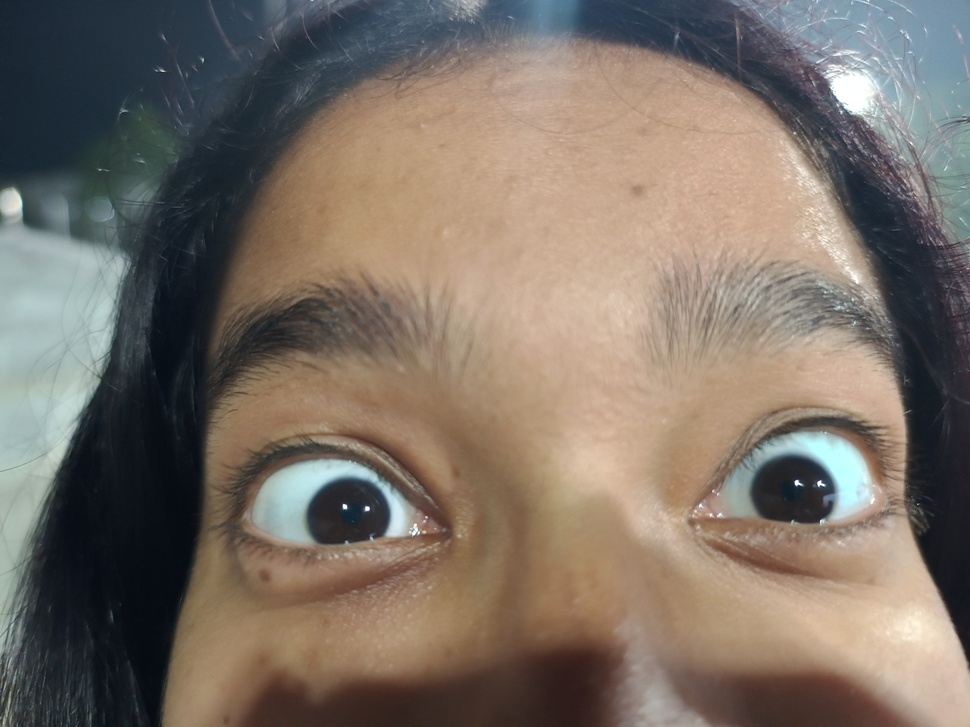
#> input picture IMG_20260119_183031146_HDR.jpg, 970 x 727 px, shrunk from 4096 x 3072 before the run
$ python -i steganalysis.py   (imports and definitions only)
#> lines starting #> are read from the running program, lines starting #| are printed output that depends on the picture
import cv2
import numpy as np
from math import log2

def safe_mean(array):
	""" Computes mean safely.
	Returns None if array is empty or invalid. """
	if array is None or array.size == 0:
		return None
	if np.isnan(array).any():
		return None
	return np.mean(array)

def shannon_entropy(data):
	""" Computes Shannon entropy of a grayscale image array.
	Higher entropy may indicate hidden data or heavy processing. """

	histogram, _ = np.histogram(data, bins=256, range=(0, 256))

	total = np.sum(histogram)
	if total == 0:
		return None
	histogram = histogram / total

	entropy = 0
	for p in histogram:
		if p > 0:
			entropy -= p * log2(p)

	return entropy

def analyze_steganography(image_path):
	""" Performs statistical steganalysis to detect indicators of possible hidden data within an image. """
#> called with image_path = '../../IMG_20260119_183031146_HDR.jpg'
	observations = []
	score = 0

	# Load image in grayscale
	image = cv2.imread(image_path, cv2.IMREAD_GRAYSCALE)
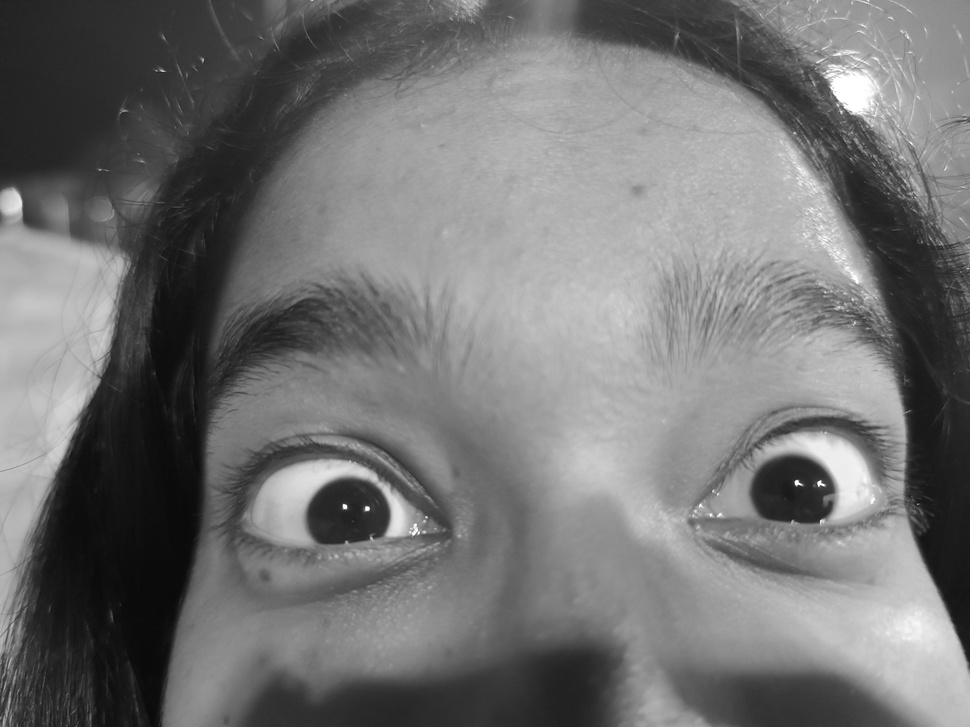
#> image: shape (727, 970); min 9, max 255, mean 114.9

	if image is None:
		return {
			"score": 0,
			"observations": ["Unable to load image for steganalysis."]
			}

	#--------------------------------
	# 1. LSB Plane Analysis
	#--------------------------------
	# Extract least significant bit plane
	lsb_plane = image & 1
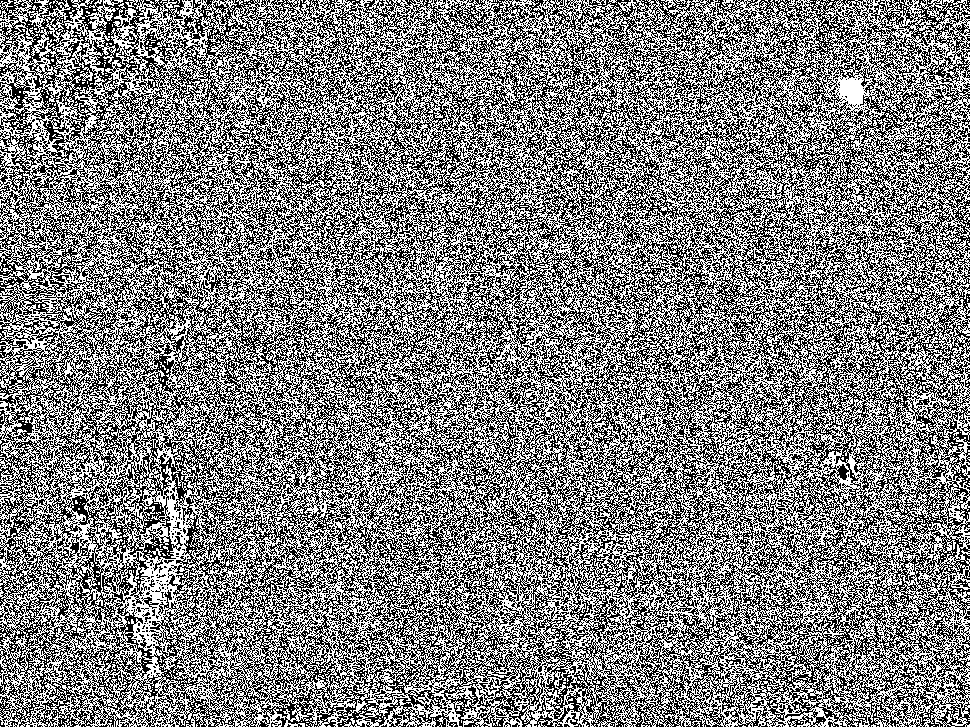
#> lsb_plane: shape (727, 970); values 0 (black) and 1 (white), 50.2% white; black in thin lines or dots
	lsb_variance = np.var(lsb_plane) if lsb_plane.size > 0 else None
#> lsb_variance = 0.25

	# High variance may indicate artificial randomness
	if lsb_variance is not None and lsb_variance > 0.25:
		observations.append("Irregular LSB patterns detected (possible hidden data).")
		score += 2
	#----------------------
	# 2. Entropy Analysis
	#----------------------
	entropy = shannon_entropy(image)
#> in shannon_entropy, `histogram, _ = np.histogram(data, bins=256, range=(0, 256))`: histogram = 256 values, max 7400 at index 177, min 0 at index 0, mean 2754.6
#> in shannon_entropy, `total = np.sum(histogram)`: total = 705190
#> in shannon_entropy, `histogram = histogram / total`: histogram = 256 values, max 0.0105 at index 177, min 0 at index 0, mean 0.00391
#> the loop in shannon_entropy, `for p in histogram:` made 256 passes
#> (p, entropy) on passes 10 to 21: (2.13e-05, 0.00033), (0.0013, 0.0128), (0.00539, 0.0534), (0.00463, 0.0893), (0.00433, 0.123), (0.00538, 0.164), (0.00511, 0.203), (0.00475, 0.239), (0.00434, 0.273), (0.0037, 0.303), (0.00337, 0.331), (0.00336, 0.359)
#> entropy on passes 61 to 66: 1.92, 1.96, 2, 2.04, 2.07, 2.1
#> after the loop in shannon_entropy, `for p in histogram:`: entropy = 7.58
#> entropy = 7.58

	# Natural images typically have entropy below extreme randomness
	if entropy is not None and entropy > 7.5:
		observations.append("High entropy detected (possible steganographic modification).")
		score += 1

	#-------------------------------
	# 3. Histogram Smoothness Check
	#-------------------------------
	histogram = cv2.calcHist([image], [0], None, [256], [0, 256])
#> histogram = 256 values, max 7400 at index 177, min 0 at index 0, mean 2754.6
	if histogram is not None and histogram.size > 1:
		diff = np.diff(histogram.flatten())
#> diff = 255 values, max 2883 at index 10, min -659 at index 182, mean 2.86
		histogram_diff = safe_mean(np.abs(diff))
#> histogram_diff = 148.7


		if histogram_diff is not None and histogram_diff < 0.5:
			observations.append("Abnormally smooth histogram detected.")
			score += 1
	else:
		histogram_diff = None

	#----------------------------
	# 4. Noise Residual Analysis
	#----------------------------
	noise = image.astype(np.float32) - cv2.GaussianBlur(image, (5, 5), 0)
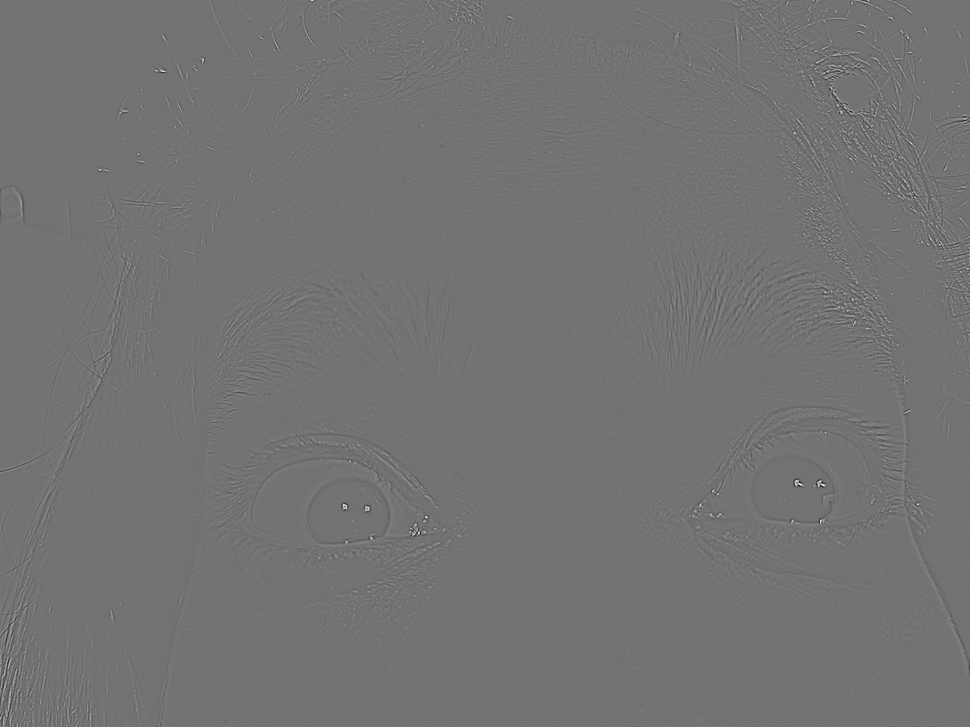
#> noise: shape (727, 970) float32; min -75, max 91, mean 0; drawn with min black and max white
	noise_var = np.var(noise) if noise.size > 0 else None
#> noise_var = 9.61

	if noise_var is not None and noise_var > 30:
		observations.append("Noise residuals suggest possible data embedding.")
		score += 1

	#---------------------------
	# Final steganalysis result
	#---------------------------
	if not observations:
		observations.append("No strong statistical indicators of steganography detected.")

	return {
		"score": score,
		"observations": observations,
		"entropy": round(entropy, 3),
		"lsb_variance": round(lsb_variance, 4),
		"noise_variance": round(noise_var, 2)
		}

>>> result = analyze_steganography('../../IMG_20260119_183031146_HDR.jpg')
#> result = 5 items

$ run again, on dp.jpg
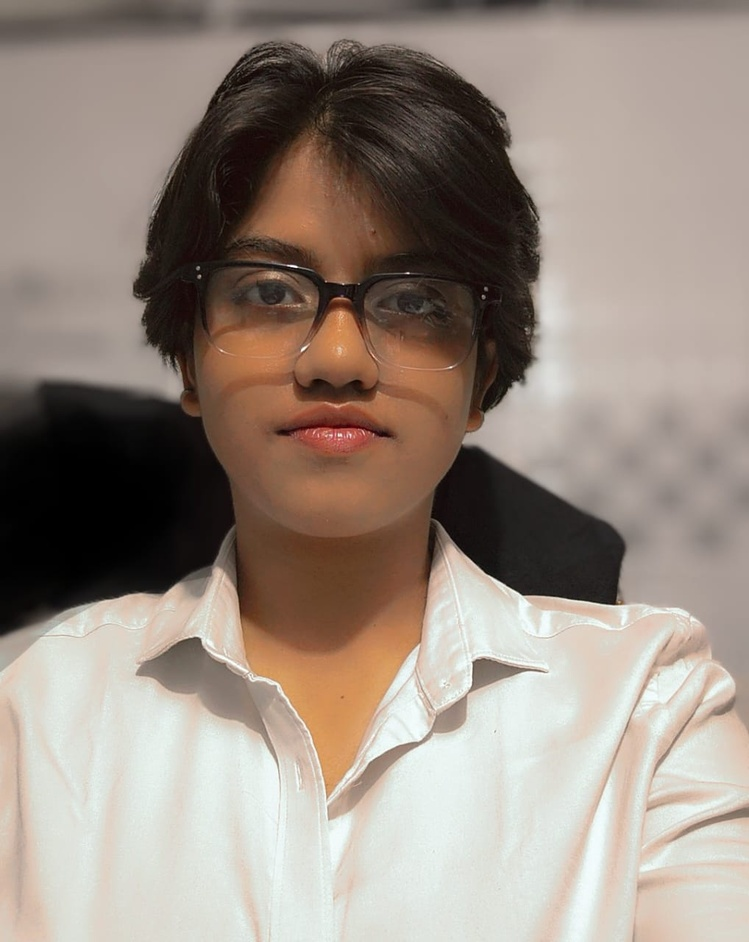
#> input picture dp.jpg, 749 x 942 px, shrunk from 1018 x 1280 before the run
#> in analyze_steganography, `lsb_plane = image & 1`:
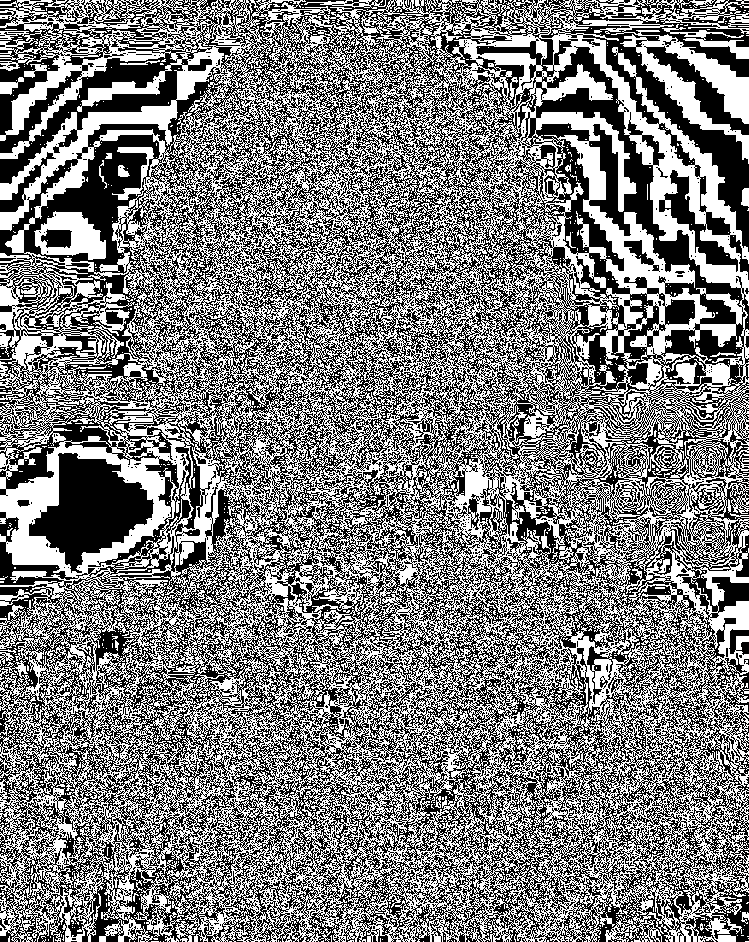
#> lsb_plane: shape (942, 749); values 0 (black) and 1 (white), 49.4% white in thin lines or dots
#> lsb_variance = 0.25
#> in shannon_entropy, `histogram, _ = np.histogram(data, bins=256, range=(0, 256))`: histogram = 256 values, max 8750 at index 224, min 10 at index 254, mean 2756.1
#> total = 705558
#> in shannon_entropy, `histogram = histogram / total`: histogram = 256 values, max 0.0124 at index 224, min 1.42e-05 at index 254, mean 0.00391
#> the loop in shannon_entropy, `for p in histogram:` made 256 passes
#> (p, entropy) on passes 1 to 8: (0.0115, 0.0741), (0.01, 0.141), (0.00438, 0.175), (0.00221, 0.195), (0.00275, 0.218), (0.00165, 0.233), (0.00187, 0.25), (0.00193, 0.268)
#> after the loop in shannon_entropy, `for p in histogram:`: entropy = 7.7
#> in analyze_steganography, `histogram = cv2.calcHist([image], [0], None, [256], [0, 256])`: histogram = 256 values, max 8750 at index 224, min 10 at index 254, mean 2756.1
#> diff = 255 values, max 2294 at index 171, min -3990 at index 1, mean -31.79
#> histogram_diff = 344.2
#> in analyze_steganography, `noise = image.astype(np.float32) - cv2.GaussianBlur(image, (5, 5), 0)`:
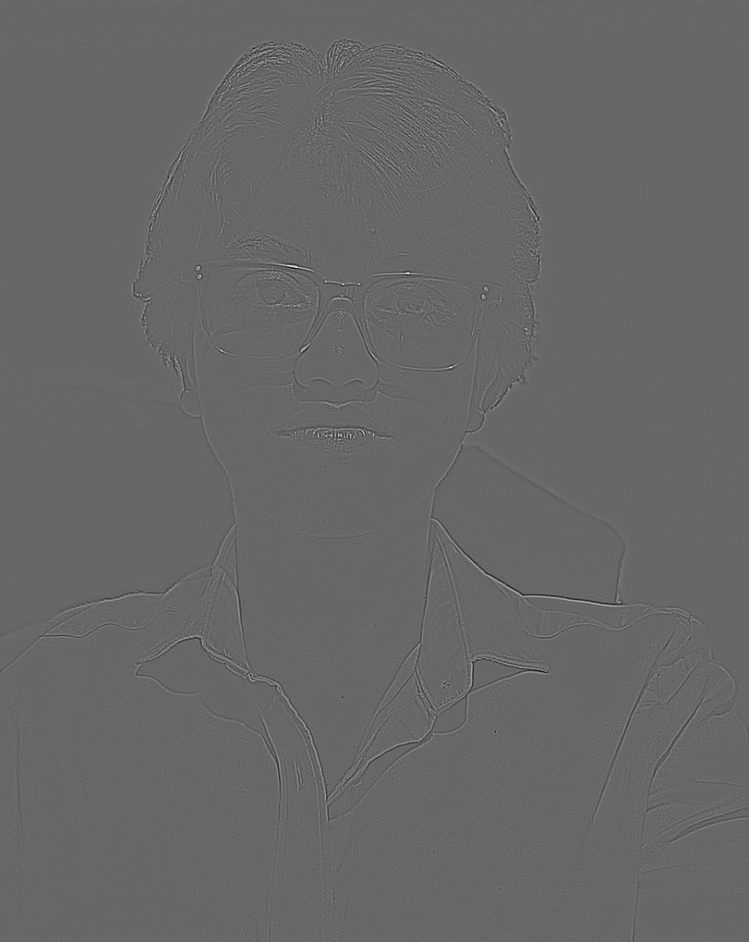
#> noise: shape (942, 749) float32; min -69, max 101, mean 0; drawn with min black and max white
#> noise_var = 10.63
#> result = 5 items

$ run again, on Tp_D_CND_M_N_ani00018_sec00096_00138.tif
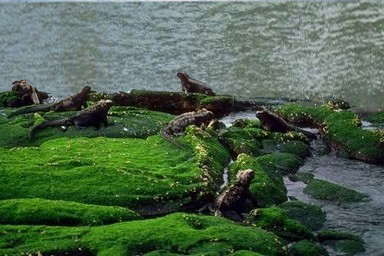
#> input picture Tp_D_CND_M_N_ani00018_sec00096_00138.tif, 384 x 256 px
#> in analyze_steganography, `lsb_plane = image & 1`:
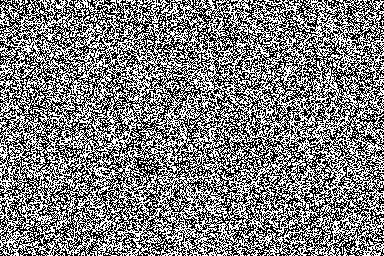
#> lsb_plane: shape (256, 384); values 0 (black) and 1 (white), 49.8% white in thin lines or dots
#> lsb_variance = 0.25
#> in shannon_entropy, `histogram, _ = np.histogram(data, bins=256, range=(0, 256))`: histogram = 256 values, max 903 at index 135, min 0 at index 234, mean 384
#> total = 98304
#> in shannon_entropy, `histogram = histogram / total`: histogram = 256 values, max 0.00919 at index 135, min 0 at index 234, mean 0.00391
#> the loop in shannon_entropy, `for p in histogram:` made 256 passes
#> (p, entropy) on passes 1 to 8: (0.000193, 0.00238), (0.00129, 0.0148), (0.00133, 0.0275), (0.00177, 0.0437), (0.00277, 0.0672), (0.00321, 0.0938), (0.003, 0.119), (0.00314, 0.145)
#> after the loop in shannon_entropy, `for p in histogram:`: entropy = 7.42
#> in analyze_steganography, `histogram = cv2.calcHist([image], [0], None, [256], [0, 256])`: histogram = 256 values, max 903 at index 135, min 0 at index 234, mean 384
#> diff = 255 values, max 108 at index 0, min -90 at index 135, mean -0.0745
#> histogram_diff = 22.41
#> in analyze_steganography, `noise = image.astype(np.float32) - cv2.GaussianBlur(image, (5, 5), 0)`:
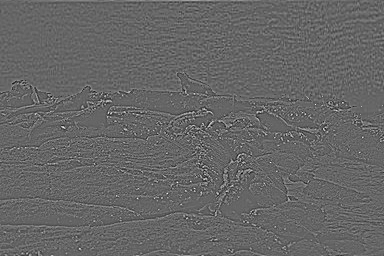
#> noise: shape (256, 384) float32; min -81, max 121, mean 0; drawn with min black and max white
#> noise_var = 145.7
#> result = 5 items
